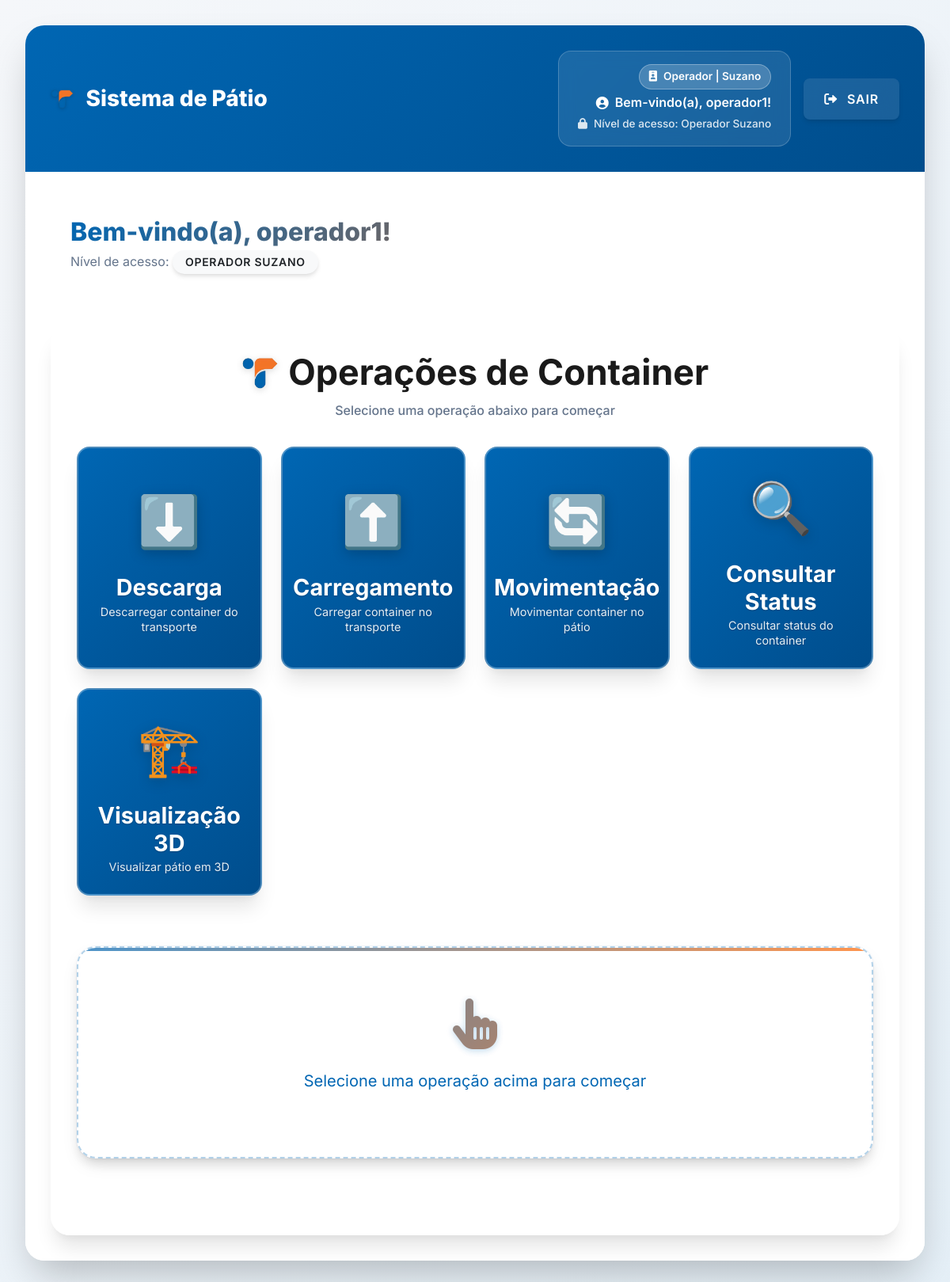
/auth/dashboard (signed in), run on the app's committed database.
### tables this page shows
CREATE TABLE usuarios (
        id INTEGER PRIMARY KEY AUTOINCREMENT,
        username TEXT UNIQUE NOT NULL,
        email TEXT UNIQUE NOT NULL,
        password_hash TEXT NOT NULL,
        nivel TEXT NOT NULL,
        created_at TEXT NOT NULL,
        last_login TEXT,
        ultima_alteracao_senha TEXT
    , nome TEXT, unidade TEXT DEFAULT "Rio de Janeiro", senha_temporaria INTEGER DEFAULT 0, primeiro_login INTEGER DEFAULT 1, setor TEXT, ativo INTEGER DEFAULT 1);

### auth/routes.py (the view)
@auth_bp.route('/dashboard')
@auth_bp.route('/dashboard/<tipo>')
@login_required
def dashboard(tipo=None):
    try:
        numero_container = request.args.get('numero_container')
        if numero_container:
            logger.info(f"Redirecionando consulta de container {numero_container} para a rota de busca")
            return redirect(url_for('containers.buscar_container', numero=numero_container))
        user = obter_usuario_completo(session.get('user_id'))
        if not user:
            flash('Erro ao carregar informações do usuário', 'danger')
            return redirect(url_for('auth.logout'))
        user_role = user['nivel']
        is_admin = user_role == NIVEL_ADMIN
        is_vistoriador = user_role == NIVEL_VISTORIADOR
        is_operador = user_role == NIVEL_OPERADOR
        if is_admin and not tipo:
            logger.info(f"Redirecionando usuário admin {user['username']} para dashboard administrativo")
            return redirect(url_for('admin.admin_dashboard'))
        pending_requests, pending_password_requests = ([], [])
        if is_admin:
            pending_requests, pending_password_requests = obter_solicitacoes_pendentes()
        template = determinar_template_dashboard(tipo, is_vistoriador)
        return render_template(template,
                            user=user,
                            user_role=user_role,
                            is_admin=is_admin,
                            is_vistoriador=is_vistoriador,
                            is_operador=is_operador,
                            unidade=user['unidade'],
                            pending_requests=pending_requests,
                            pending_password_requests=pending_password_requests)
    except Exception as e:
        logger.error(f"Erro ao carregar dashboard: {e}")
        flash(f"Erro ao carregar dashboard: {e}", "danger")
        return redirect(url_for('auth.login'))

### auth/routes.py (called while the page is built)
def obter_usuario_completo(user_id):
    try:
        with get_db_connection() as conn:
            cursor = conn.cursor()
            cursor.execute("SELECT * FROM usuarios WHERE id = ?", (user_id,))
            return cursor.fetchone()
    except Exception as e:
        logger.error(f"Erro ao obter dados do usuário {user_id}: {e}")
        return None

def login_required(f):
    @wraps(f)
    def decorated_function(*args, **kwargs):
        if 'username' not in session:
            flash('Você precisa fazer login para acessar esta página', 'danger')
            return redirect(url_for('auth.login'))
        if session.get('primeiro_login') and request.endpoint != 'auth.primeiro_login':
            flash('Você precisa definir uma nova senha antes de continuar', 'warning')
            return redirect(url_for('auth.primeiro_login'))
        return f(*args, **kwargs)
    return decorated_function

def determinar_template_dashboard(tipo, is_vistoriador):
    if tipo == 'vistoriador' or is_vistoriador:
        return 'auth/dashboard_vistoriador.html'
    return 'auth/dashboard.html'

### db.py (called while the page is built)
def get_db():
    if 'db' not in g:
        try:
            g.db = sqlite3.connect(
                current_app.config['DATABASE'],
                detect_types=sqlite3.PARSE_DECLTYPES,
                timeout=30.0,  # 30 segundos de timeout
                isolation_level=None  # Autocommit mode
            )
            g.db.execute('PRAGMA busy_timeout = 10000;')  # 10 segundos
            g.db.row_factory = sqlite3.Row
            logger.debug("Nova conexão com o banco de dados estabelecida")
        except sqlite3.Error as e:
            logger.error(f"Erro ao conectar ao banco de dados: {e}")
            raise
    return g.db

### utils/db.py (called while the page is built)
def get_db():
    try:
        return main_get_db()
    except Exception as e:
        logger.error(f"Erro ao obter conexão com o banco de dados: {e}")
        if 'db' not in g:
            g.db = sqlite3.connect(
                current_app.config['DATABASE'],
                detect_types=sqlite3.PARSE_DECLTYPES,
                timeout=30.0
            )
            g.db.row_factory = sqlite3.Row
        return g.db

def get_db_connection():
    return get_db()

### utils/permissions.py (called while the page is built)
def get_user_role():
    role = session.get('role') or session.get('nivel')
    return role

def has_role(required_role):
    user_role = get_user_role()
    if not user_role or user_role not in ROLES:
        return False
    return ROLES[user_role] >= ROLES[required_role]

### templates/auth/dashboard.html (shortened to what this page needs)
<!DOCTYPE html>
<html lang="pt-BR">
  <head>
    <link
      href="https://cdn.jsdelivr.net/npm/bootstrap@5.1.3/dist/css/bootstrap.min.css"
      rel="stylesheet"
    />
    <link
      rel="stylesheet"
      href="https://cdnjs.cloudflare.com/ajax/libs/font-awesome/6.0.0/css/all.min.css"
    />
    <link
      rel="stylesheet"
      href="https://cdn.jsdelivr.net/npm/sweetalert2@11/dist/sweetalert2.min.css"
    />
    <link rel="stylesheet" href="https://cdn.jsdelivr.net/npm/choices.js/public/assets/styles/choices.min.css" />
    <link rel="stylesheet" href="/static/css/dashboard.css" />
    <link rel="stylesheet" href="/static/css/combobox-vistoriados.css" />
    <link rel="stylesheet" href="/static/css/fix-visibility.css" />
    <link rel="stylesheet" href="/static/css/position-organizer.css" />
    <link rel="stylesheet" href="/static/css/bay-grid-visualizer.css" />
  </head>
  <body>
    <div class="container-fluid">
      <div class="row">
        <div class="col-12">
          <div class="card main-card">
            <div class="card-header">
              <div class="d-flex justify-content-between align-items-center">
                <h5 class="card-title">
                  <img src="/static/assets/itracker_logo.png" alt="iTracker" class="header-logo me-2">
                  Sistema de Pátio
                </h5>
                <div class="user-actions">
                  <div class="user-info">
                    <div class="user-role-badge">
                      <i class="fas fa-id-badge me-1"></i>{{ user_role|title }} | {{ unidade }}
                    </div>
                    <div class="user-welcome">
                      <i class="fas fa-user-circle me-1"></i>Bem-vindo(a), {{ user.nome if user.nome else user.username }}!
                    </div>
                    <div class="user-access">
                      <i class="fas fa-lock me-1"></i>Nível de acesso: {{ user_role|title }} {{ unidade }}
                    </div>
                  </div>
                  <button class="btn btn-logout" onclick="confirmarLogout()">
                    <i class="fas fa-sign-out-alt me-1"></i>
                    Sair
                  </button>
                </div>
              </div>
            </div>
            <div class="card-body">
              <div class="welcome-section">
                <h4 class="welcome-title">Bem-vindo(a), {{ user.nome if user.nome else user.username }}!</h4>
                <p class="access-level">
                  Nível de acesso:
                  <span class="badge bg-light text-dark">{{ user_role|title }} {{ unidade }}</span>
                </p>
              </div>
              <div class="operador-section">
                <div class="operacoes-container">
                  <div class="operacoes-header">
                    <h3><img src="/static/assets/itracker_logo.png" alt="iTracker" class="itracker-logo"> Operações de Container</h3>
                    <p class="operacoes-subtitle">
                      Selecione uma operação abaixo para começar
                    </p>
                  </div>
                  <div class="operacoes-grid">
                    <div
                      class="operacao-btn"
                      data-operacao="descarga"
                      onclick="mostrarOperacao('descarga')"
                    >
                      <span class="operacao-icon">⬇️</span>
                      <h4 class="operacao-title">Descarga</h4>
                      <p class="operacao-desc">
                        Descarregar container do transporte
                      </p>
                    </div>
                    <div
                      class="operacao-btn"
                      data-operacao="carregamento"
                      onclick="mostrarOperacao('carregamento')"
                    >
                      <span class="operacao-icon">⬆️</span>
                      <h4 class="operacao-title">Carregamento</h4>
                      <p class="operacao-desc">
                        Carregar container no transporte
                      </p>
                    </div>
                    <div
                      class="operacao-btn"
                      data-operacao="movimentacao"
                      onclick="mostrarOperacao('movimentacao')"
                    >
                      <span class="operacao-icon">🔄</span>
                      <h4 class="operacao-title">Movimentação</h4>
                      <p class="operacao-desc">Movimentar container no pátio</p>
                    </div>
                    <div
                      class="operacao-btn"
                      data-operacao="consultar"
                      onclick="mostrarOperacao('consultar')"
                    >
                      <span class="operacao-icon">🔍</span>
                      <h4 class="operacao-title">Consultar Status</h4>
                      <p class="operacao-desc">Consultar status do container</p>
                    </div>
                    <div
                      class="operacao-btn"
                      onclick="window.location.href='/visualizacao_patio'"
                    >
                      <span class="operacao-icon">🏗️</span>
                      <h4 class="operacao-title">Visualização 3D</h4>
                      <p class="operacao-desc">Visualizar pátio em 3D</p>
                    </div>
                  </div>
                  <div id="selecione-operacao" class="text-center">
                    <i class="fas fa-hand-pointer"></i>
                    <p>Selecione uma operação acima para começar</p>
                  </div>
                </div>
              </div>
            </div>
          </div>
        </div>
      </div>
    </div>
  </body>
</html>

### static/css/fix-visibility.css (style rules this page uses)
.operacoes-container { opacity: 1 !important; transform: translateY(0) !important; }
.operacoes-grid { display: grid !important; }
#selecione-operacao { display: block !important; }

### data on the page
usuarios: nivel "Operador", unidade "Suzano", username "operador1", nivel "OPERADOR", unidade "SUZANO"
